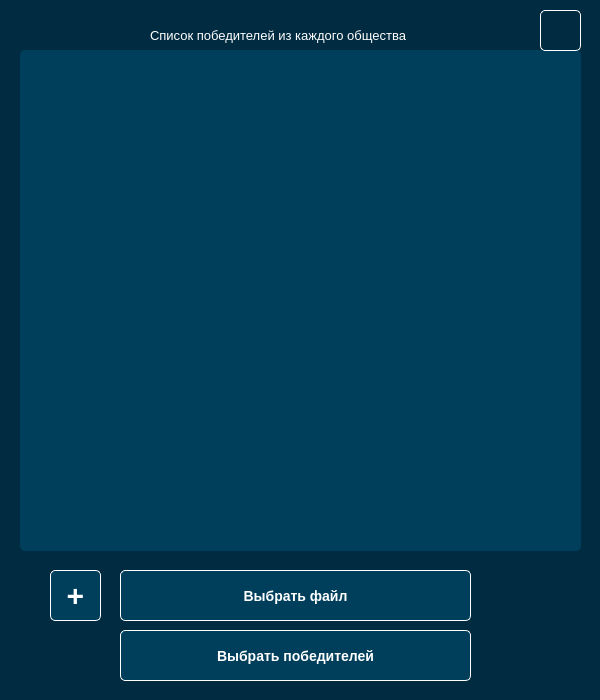
<?xml version="1.0" encoding="UTF-8"?>
<ui version="4.0">
 <class>MainWindow</class>
 <widget class="QMainWindow" name="MainWindow">
  <property name="geometry">
   <rect>
    <x>0</x>
    <y>0</y>
    <width>600</width>
    <height>700</height>
   </rect>
  </property>
  <property name="sizePolicy">
   <sizepolicy hsizetype="Preferred" vsizetype="Preferred">
    <horstretch>0</horstretch>
    <verstretch>0</verstretch>
   </sizepolicy>
  </property>
  <property name="minimumSize">
   <size>
    <width>0</width>
    <height>0</height>
   </size>
  </property>
  <property name="palette">
   <palette>
    <active>
     <colorrole role="WindowText">
      <brush brushstyle="SolidPattern">
       <color alpha="255">
        <red>255</red>
        <green>255</green>
        <blue>255</blue>
       </color>
      </brush>
     </colorrole>
     <colorrole role="Button">
      <brush brushstyle="SolidPattern">
       <color alpha="255">
        <red>0</red>
        <green>43</green>
        <blue>64</blue>
       </color>
      </brush>
     </colorrole>
     <colorrole role="Light">
      <brush brushstyle="SolidPattern">
       <color alpha="255">
        <red>0</red>
        <green>64</green>
        <blue>96</blue>
       </color>
      </brush>
     </colorrole>
     <colorrole role="Midlight">
      <brush brushstyle="SolidPattern">
       <color alpha="255">
        <red>0</red>
        <green>53</green>
        <blue>80</blue>
       </color>
      </brush>
     </colorrole>
     <colorrole role="Dark">
      <brush brushstyle="SolidPattern">
       <color alpha="255">
        <red>0</red>
        <green>21</green>
        <blue>32</blue>
       </color>
      </brush>
     </colorrole>
     <colorrole role="Mid">
      <brush brushstyle="SolidPattern">
       <color alpha="255">
        <red>0</red>
        <green>28</green>
        <blue>42</blue>
       </color>
      </brush>
     </colorrole>
     <colorrole role="Text">
      <brush brushstyle="SolidPattern">
       <color alpha="255">
        <red>255</red>
        <green>255</green>
        <blue>255</blue>
       </color>
      </brush>
     </colorrole>
     <colorrole role="BrightText">
      <brush brushstyle="SolidPattern">
       <color alpha="255">
        <red>0</red>
        <green>0</green>
        <blue>0</blue>
       </color>
      </brush>
     </colorrole>
     <colorrole role="ButtonText">
      <brush brushstyle="SolidPattern">
       <color alpha="255">
        <red>0</red>
        <green>0</green>
        <blue>0</blue>
       </color>
      </brush>
     </colorrole>
     <colorrole role="Base">
      <brush brushstyle="SolidPattern">
       <color alpha="255">
        <red>0</red>
        <green>0</green>
        <blue>0</blue>
       </color>
      </brush>
     </colorrole>
     <colorrole role="Window">
      <brush brushstyle="SolidPattern">
       <color alpha="255">
        <red>0</red>
        <green>43</green>
        <blue>64</blue>
       </color>
      </brush>
     </colorrole>
     <colorrole role="Shadow">
      <brush brushstyle="SolidPattern">
       <color alpha="255">
        <red>0</red>
        <green>0</green>
        <blue>0</blue>
       </color>
      </brush>
     </colorrole>
     <colorrole role="AlternateBase">
      <brush brushstyle="SolidPattern">
       <color alpha="255">
        <red>0</red>
        <green>21</green>
        <blue>32</blue>
       </color>
      </brush>
     </colorrole>
     <colorrole role="ToolTipBase">
      <brush brushstyle="SolidPattern">
       <color alpha="255">
        <red>255</red>
        <green>255</green>
        <blue>220</blue>
       </color>
      </brush>
     </colorrole>
     <colorrole role="ToolTipText">
      <brush brushstyle="SolidPattern">
       <color alpha="255">
        <red>0</red>
        <green>0</green>
        <blue>0</blue>
       </color>
      </brush>
     </colorrole>
    </active>
    <inactive>
     <colorrole role="WindowText">
      <brush brushstyle="SolidPattern">
       <color alpha="255">
        <red>255</red>
        <green>255</green>
        <blue>255</blue>
       </color>
      </brush>
     </colorrole>
     <colorrole role="Button">
      <brush brushstyle="SolidPattern">
       <color alpha="255">
        <red>0</red>
        <green>43</green>
        <blue>64</blue>
       </color>
      </brush>
     </colorrole>
     <colorrole role="Light">
      <brush brushstyle="SolidPattern">
       <color alpha="255">
        <red>0</red>
        <green>64</green>
        <blue>96</blue>
       </color>
      </brush>
     </colorrole>
     <colorrole role="Midlight">
      <brush brushstyle="SolidPattern">
       <color alpha="255">
        <red>0</red>
        <green>53</green>
        <blue>80</blue>
       </color>
      </brush>
     </colorrole>
     <colorrole role="Dark">
      <brush brushstyle="SolidPattern">
       <color alpha="255">
        <red>0</red>
        <green>21</green>
        <blue>32</blue>
       </color>
      </brush>
     </colorrole>
     <colorrole role="Mid">
      <brush brushstyle="SolidPattern">
       <color alpha="255">
        <red>0</red>
        <green>28</green>
        <blue>42</blue>
       </color>
      </brush>
     </colorrole>
     <colorrole role="Text">
      <brush brushstyle="SolidPattern">
       <color alpha="255">
        <red>255</red>
        <green>255</green>
        <blue>255</blue>
       </color>
      </brush>
     </colorrole>
     <colorrole role="BrightText">
      <brush brushstyle="SolidPattern">
       <color alpha="255">
        <red>0</red>
        <green>0</green>
        <blue>0</blue>
       </color>
      </brush>
     </colorrole>
     <colorrole role="ButtonText">
      <brush brushstyle="SolidPattern">
       <color alpha="255">
        <red>0</red>
        <green>0</green>
        <blue>0</blue>
       </color>
      </brush>
     </colorrole>
     <colorrole role="Base">
      <brush brushstyle="SolidPattern">
       <color alpha="255">
        <red>0</red>
        <green>0</green>
        <blue>0</blue>
       </color>
      </brush>
     </colorrole>
     <colorrole role="Window">
      <brush brushstyle="SolidPattern">
       <color alpha="255">
        <red>0</red>
        <green>43</green>
        <blue>64</blue>
       </color>
      </brush>
     </colorrole>
     <colorrole role="Shadow">
      <brush brushstyle="SolidPattern">
       <color alpha="255">
        <red>0</red>
        <green>0</green>
        <blue>0</blue>
       </color>
      </brush>
     </colorrole>
     <colorrole role="AlternateBase">
      <brush brushstyle="SolidPattern">
       <color alpha="255">
        <red>0</red>
        <green>21</green>
        <blue>32</blue>
       </color>
      </brush>
     </colorrole>
     <colorrole role="ToolTipBase">
      <brush brushstyle="SolidPattern">
       <color alpha="255">
        <red>255</red>
        <green>255</green>
        <blue>220</blue>
       </color>
      </brush>
     </colorrole>
     <colorrole role="ToolTipText">
      <brush brushstyle="SolidPattern">
       <color alpha="255">
        <red>0</red>
        <green>0</green>
        <blue>0</blue>
       </color>
      </brush>
     </colorrole>
    </inactive>
    <disabled>
     <colorrole role="WindowText">
      <brush brushstyle="SolidPattern">
       <color alpha="255">
        <red>0</red>
        <green>21</green>
        <blue>32</blue>
       </color>
      </brush>
     </colorrole>
     <colorrole role="Button">
      <brush brushstyle="SolidPattern">
       <color alpha="255">
        <red>0</red>
        <green>43</green>
        <blue>64</blue>
       </color>
      </brush>
     </colorrole>
     <colorrole role="Light">
      <brush brushstyle="SolidPattern">
       <color alpha="255">
        <red>0</red>
        <green>64</green>
        <blue>96</blue>
       </color>
      </brush>
     </colorrole>
     <colorrole role="Midlight">
      <brush brushstyle="SolidPattern">
       <color alpha="255">
        <red>0</red>
        <green>53</green>
        <blue>80</blue>
       </color>
      </brush>
     </colorrole>
     <colorrole role="Dark">
      <brush brushstyle="SolidPattern">
       <color alpha="255">
        <red>0</red>
        <green>21</green>
        <blue>32</blue>
       </color>
      </brush>
     </colorrole>
     <colorrole role="Mid">
      <brush brushstyle="SolidPattern">
       <color alpha="255">
        <red>0</red>
        <green>28</green>
        <blue>42</blue>
       </color>
      </brush>
     </colorrole>
     <colorrole role="Text">
      <brush brushstyle="SolidPattern">
       <color alpha="255">
        <red>0</red>
        <green>21</green>
        <blue>32</blue>
       </color>
      </brush>
     </colorrole>
     <colorrole role="BrightText">
      <brush brushstyle="SolidPattern">
       <color alpha="255">
        <red>0</red>
        <green>0</green>
        <blue>0</blue>
       </color>
      </brush>
     </colorrole>
     <colorrole role="ButtonText">
      <brush brushstyle="SolidPattern">
       <color alpha="255">
        <red>0</red>
        <green>21</green>
        <blue>32</blue>
       </color>
      </brush>
     </colorrole>
     <colorrole role="Base">
      <brush brushstyle="SolidPattern">
       <color alpha="255">
        <red>0</red>
        <green>43</green>
        <blue>64</blue>
       </color>
      </brush>
     </colorrole>
     <colorrole role="Window">
      <brush brushstyle="SolidPattern">
       <color alpha="255">
        <red>0</red>
        <green>43</green>
        <blue>64</blue>
       </color>
      </brush>
     </colorrole>
     <colorrole role="Shadow">
      <brush brushstyle="SolidPattern">
       <color alpha="255">
        <red>0</red>
        <green>0</green>
        <blue>0</blue>
       </color>
      </brush>
     </colorrole>
     <colorrole role="AlternateBase">
      <brush brushstyle="SolidPattern">
       <color alpha="255">
        <red>0</red>
        <green>43</green>
        <blue>64</blue>
       </color>
      </brush>
     </colorrole>
     <colorrole role="ToolTipBase">
      <brush brushstyle="SolidPattern">
       <color alpha="255">
        <red>255</red>
        <green>255</green>
        <blue>220</blue>
       </color>
      </brush>
     </colorrole>
     <colorrole role="ToolTipText">
      <brush brushstyle="SolidPattern">
       <color alpha="255">
        <red>0</red>
        <green>0</green>
        <blue>0</blue>
       </color>
      </brush>
     </colorrole>
    </disabled>
   </palette>
  </property>
  <property name="font">
   <font>
    <pointsize>14</pointsize>
   </font>
  </property>
  <property name="windowTitle">
   <string>Winners</string>
  </property>
  <property name="animated">
   <bool>true</bool>
  </property>
  <property name="tabShape">
   <enum>QTabWidget::Rounded</enum>
  </property>
  <property name="dockNestingEnabled">
   <bool>false</bool>
  </property>
  <property name="dockOptions">
   <set>QMainWindow::AllowTabbedDocks|QMainWindow::AnimatedDocks</set>
  </property>
  <property name="unifiedTitleAndToolBarOnMac">
   <bool>false</bool>
  </property>
  <widget class="QWidget" name="centralwidget">
   <widget class="QTableWidget" name="tableWidget">
    <property name="geometry">
     <rect>
      <x>20</x>
      <y>50</y>
      <width>561</width>
      <height>501</height>
     </rect>
    </property>
    <property name="palette">
     <palette>
      <active>
       <colorrole role="WindowText">
        <brush brushstyle="SolidPattern">
         <color alpha="255">
          <red>255</red>
          <green>255</green>
          <blue>255</blue>
         </color>
        </brush>
       </colorrole>
       <colorrole role="Button">
        <brush brushstyle="SolidPattern">
         <color alpha="255">
          <red>0</red>
          <green>63</green>
          <blue>92</blue>
         </color>
        </brush>
       </colorrole>
       <colorrole role="Light">
        <brush brushstyle="SolidPattern">
         <color alpha="255">
          <red>0</red>
          <green>94</green>
          <blue>138</blue>
         </color>
        </brush>
       </colorrole>
       <colorrole role="Midlight">
        <brush brushstyle="SolidPattern">
         <color alpha="255">
          <red>0</red>
          <green>78</green>
          <blue>115</blue>
         </color>
        </brush>
       </colorrole>
       <colorrole role="Dark">
        <brush brushstyle="SolidPattern">
         <color alpha="255">
          <red>0</red>
          <green>31</green>
          <blue>46</blue>
         </color>
        </brush>
       </colorrole>
       <colorrole role="Mid">
        <brush brushstyle="SolidPattern">
         <color alpha="255">
          <red>0</red>
          <green>42</green>
          <blue>61</blue>
         </color>
        </brush>
       </colorrole>
       <colorrole role="Text">
        <brush brushstyle="SolidPattern">
         <color alpha="255">
          <red>255</red>
          <green>255</green>
          <blue>255</blue>
         </color>
        </brush>
       </colorrole>
       <colorrole role="BrightText">
        <brush brushstyle="SolidPattern">
         <color alpha="255">
          <red>255</red>
          <green>255</green>
          <blue>255</blue>
         </color>
        </brush>
       </colorrole>
       <colorrole role="ButtonText">
        <brush brushstyle="SolidPattern">
         <color alpha="255">
          <red>255</red>
          <green>255</green>
          <blue>255</blue>
         </color>
        </brush>
       </colorrole>
       <colorrole role="Base">
        <brush brushstyle="SolidPattern">
         <color alpha="255">
          <red>0</red>
          <green>63</green>
          <blue>92</blue>
         </color>
        </brush>
       </colorrole>
       <colorrole role="Window">
        <brush brushstyle="SolidPattern">
         <color alpha="255">
          <red>0</red>
          <green>63</green>
          <blue>92</blue>
         </color>
        </brush>
       </colorrole>
       <colorrole role="Shadow">
        <brush brushstyle="SolidPattern">
         <color alpha="255">
          <red>0</red>
          <green>0</green>
          <blue>0</blue>
         </color>
        </brush>
       </colorrole>
       <colorrole role="AlternateBase">
        <brush brushstyle="SolidPattern">
         <color alpha="255">
          <red>0</red>
          <green>31</green>
          <blue>46</blue>
         </color>
        </brush>
       </colorrole>
       <colorrole role="ToolTipBase">
        <brush brushstyle="SolidPattern">
         <color alpha="255">
          <red>255</red>
          <green>255</green>
          <blue>220</blue>
         </color>
        </brush>
       </colorrole>
       <colorrole role="ToolTipText">
        <brush brushstyle="SolidPattern">
         <color alpha="255">
          <red>0</red>
          <green>0</green>
          <blue>0</blue>
         </color>
        </brush>
       </colorrole>
      </active>
      <inactive>
       <colorrole role="WindowText">
        <brush brushstyle="SolidPattern">
         <color alpha="255">
          <red>255</red>
          <green>255</green>
          <blue>255</blue>
         </color>
        </brush>
       </colorrole>
       <colorrole role="Button">
        <brush brushstyle="SolidPattern">
         <color alpha="255">
          <red>0</red>
          <green>63</green>
          <blue>92</blue>
         </color>
        </brush>
       </colorrole>
       <colorrole role="Light">
        <brush brushstyle="SolidPattern">
         <color alpha="255">
          <red>0</red>
          <green>94</green>
          <blue>138</blue>
         </color>
        </brush>
       </colorrole>
       <colorrole role="Midlight">
        <brush brushstyle="SolidPattern">
         <color alpha="255">
          <red>0</red>
          <green>78</green>
          <blue>115</blue>
         </color>
        </brush>
       </colorrole>
       <colorrole role="Dark">
        <brush brushstyle="SolidPattern">
         <color alpha="255">
          <red>0</red>
          <green>31</green>
          <blue>46</blue>
         </color>
        </brush>
       </colorrole>
       <colorrole role="Mid">
        <brush brushstyle="SolidPattern">
         <color alpha="255">
          <red>0</red>
          <green>42</green>
          <blue>61</blue>
         </color>
        </brush>
       </colorrole>
       <colorrole role="Text">
        <brush brushstyle="SolidPattern">
         <color alpha="255">
          <red>255</red>
          <green>255</green>
          <blue>255</blue>
         </color>
        </brush>
       </colorrole>
       <colorrole role="BrightText">
        <brush brushstyle="SolidPattern">
         <color alpha="255">
          <red>255</red>
          <green>255</green>
          <blue>255</blue>
         </color>
        </brush>
       </colorrole>
       <colorrole role="ButtonText">
        <brush brushstyle="SolidPattern">
         <color alpha="255">
          <red>255</red>
          <green>255</green>
          <blue>255</blue>
         </color>
        </brush>
       </colorrole>
       <colorrole role="Base">
        <brush brushstyle="SolidPattern">
         <color alpha="255">
          <red>0</red>
          <green>63</green>
          <blue>92</blue>
         </color>
        </brush>
       </colorrole>
       <colorrole role="Window">
        <brush brushstyle="SolidPattern">
         <color alpha="255">
          <red>0</red>
          <green>63</green>
          <blue>92</blue>
         </color>
        </brush>
       </colorrole>
       <colorrole role="Shadow">
        <brush brushstyle="SolidPattern">
         <color alpha="255">
          <red>0</red>
          <green>0</green>
          <blue>0</blue>
         </color>
        </brush>
       </colorrole>
       <colorrole role="AlternateBase">
        <brush brushstyle="SolidPattern">
         <color alpha="255">
          <red>0</red>
          <green>31</green>
          <blue>46</blue>
         </color>
        </brush>
       </colorrole>
       <colorrole role="ToolTipBase">
        <brush brushstyle="SolidPattern">
         <color alpha="255">
          <red>255</red>
          <green>255</green>
          <blue>220</blue>
         </color>
        </brush>
       </colorrole>
       <colorrole role="ToolTipText">
        <brush brushstyle="SolidPattern">
         <color alpha="255">
          <red>0</red>
          <green>0</green>
          <blue>0</blue>
         </color>
        </brush>
       </colorrole>
      </inactive>
      <disabled>
       <colorrole role="WindowText">
        <brush brushstyle="SolidPattern">
         <color alpha="255">
          <red>255</red>
          <green>255</green>
          <blue>255</blue>
         </color>
        </brush>
       </colorrole>
       <colorrole role="Button">
        <brush brushstyle="SolidPattern">
         <color alpha="255">
          <red>170</red>
          <green>170</green>
          <blue>127</blue>
         </color>
        </brush>
       </colorrole>
       <colorrole role="Light">
        <brush brushstyle="SolidPattern">
         <color alpha="255">
          <red>0</red>
          <green>94</green>
          <blue>138</blue>
         </color>
        </brush>
       </colorrole>
       <colorrole role="Midlight">
        <brush brushstyle="SolidPattern">
         <color alpha="255">
          <red>0</red>
          <green>78</green>
          <blue>115</blue>
         </color>
        </brush>
       </colorrole>
       <colorrole role="Dark">
        <brush brushstyle="SolidPattern">
         <color alpha="255">
          <red>0</red>
          <green>31</green>
          <blue>46</blue>
         </color>
        </brush>
       </colorrole>
       <colorrole role="Mid">
        <brush brushstyle="SolidPattern">
         <color alpha="255">
          <red>0</red>
          <green>42</green>
          <blue>61</blue>
         </color>
        </brush>
       </colorrole>
       <colorrole role="Text">
        <brush brushstyle="SolidPattern">
         <color alpha="255">
          <red>255</red>
          <green>255</green>
          <blue>255</blue>
         </color>
        </brush>
       </colorrole>
       <colorrole role="BrightText">
        <brush brushstyle="SolidPattern">
         <color alpha="255">
          <red>255</red>
          <green>255</green>
          <blue>255</blue>
         </color>
        </brush>
       </colorrole>
       <colorrole role="ButtonText">
        <brush brushstyle="SolidPattern">
         <color alpha="255">
          <red>255</red>
          <green>255</green>
          <blue>255</blue>
         </color>
        </brush>
       </colorrole>
       <colorrole role="Base">
        <brush brushstyle="SolidPattern">
         <color alpha="255">
          <red>170</red>
          <green>170</green>
          <blue>127</blue>
         </color>
        </brush>
       </colorrole>
       <colorrole role="Window">
        <brush brushstyle="SolidPattern">
         <color alpha="255">
          <red>170</red>
          <green>170</green>
          <blue>127</blue>
         </color>
        </brush>
       </colorrole>
       <colorrole role="Shadow">
        <brush brushstyle="SolidPattern">
         <color alpha="255">
          <red>0</red>
          <green>0</green>
          <blue>0</blue>
         </color>
        </brush>
       </colorrole>
       <colorrole role="AlternateBase">
        <brush brushstyle="SolidPattern">
         <color alpha="255">
          <red>0</red>
          <green>63</green>
          <blue>92</blue>
         </color>
        </brush>
       </colorrole>
       <colorrole role="ToolTipBase">
        <brush brushstyle="SolidPattern">
         <color alpha="255">
          <red>255</red>
          <green>255</green>
          <blue>220</blue>
         </color>
        </brush>
       </colorrole>
       <colorrole role="ToolTipText">
        <brush brushstyle="SolidPattern">
         <color alpha="255">
          <red>0</red>
          <green>0</green>
          <blue>0</blue>
         </color>
        </brush>
       </colorrole>
      </disabled>
     </palette>
    </property>
    <property name="styleSheet">
     <string notr="true">QTableWidget:pressed {
    background-color: qlineargradient(spread:pad, x1:0, y1:0, x2:0, y2:1,   stop:0 rgba(60, 186, 162, 255), stop:1 rgba(98, 211, 162, 255))
}
QTableWidget {
     background-color: #003f5c;
     border-radius: 5px; color: white; font: bold 14px;
}

QTableWidget:disabled {
    background-color: rgb(170, 170, 127)
}</string>
    </property>
   </widget>
   <widget class="QPushButton" name="pushButton">
    <property name="geometry">
     <rect>
      <x>120</x>
      <y>570</y>
      <width>351</width>
      <height>51</height>
     </rect>
    </property>
    <property name="palette">
     <palette>
      <active>
       <colorrole role="WindowText">
        <brush brushstyle="SolidPattern">
         <color alpha="255">
          <red>255</red>
          <green>255</green>
          <blue>255</blue>
         </color>
        </brush>
       </colorrole>
       <colorrole role="Button">
        <brush brushstyle="SolidPattern">
         <color alpha="255">
          <red>0</red>
          <green>63</green>
          <blue>92</blue>
         </color>
        </brush>
       </colorrole>
       <colorrole role="Light">
        <brush brushstyle="SolidPattern">
         <color alpha="255">
          <red>40</red>
          <green>188</green>
          <blue>255</blue>
         </color>
        </brush>
       </colorrole>
       <colorrole role="Midlight">
        <brush brushstyle="SolidPattern">
         <color alpha="255">
          <red>20</red>
          <green>161</green>
          <blue>226</blue>
         </color>
        </brush>
       </colorrole>
       <colorrole role="Dark">
        <brush brushstyle="SolidPattern">
         <color alpha="255">
          <red>0</red>
          <green>67</green>
          <blue>98</blue>
         </color>
        </brush>
       </colorrole>
       <colorrole role="Mid">
        <brush brushstyle="SolidPattern">
         <color alpha="255">
          <red>0</red>
          <green>90</green>
          <blue>131</blue>
         </color>
        </brush>
       </colorrole>
       <colorrole role="Text">
        <brush brushstyle="SolidPattern">
         <color alpha="255">
          <red>255</red>
          <green>255</green>
          <blue>255</blue>
         </color>
        </brush>
       </colorrole>
       <colorrole role="BrightText">
        <brush brushstyle="SolidPattern">
         <color alpha="255">
          <red>0</red>
          <green>0</green>
          <blue>0</blue>
         </color>
        </brush>
       </colorrole>
       <colorrole role="ButtonText">
        <brush brushstyle="SolidPattern">
         <color alpha="255">
          <red>255</red>
          <green>255</green>
          <blue>255</blue>
         </color>
        </brush>
       </colorrole>
       <colorrole role="Base">
        <brush brushstyle="SolidPattern">
         <color alpha="255">
          <red>0</red>
          <green>63</green>
          <blue>92</blue>
         </color>
        </brush>
       </colorrole>
       <colorrole role="Window">
        <brush brushstyle="SolidPattern">
         <color alpha="255">
          <red>0</red>
          <green>63</green>
          <blue>92</blue>
         </color>
        </brush>
       </colorrole>
       <colorrole role="Shadow">
        <brush brushstyle="SolidPattern">
         <color alpha="255">
          <red>0</red>
          <green>0</green>
          <blue>0</blue>
         </color>
        </brush>
       </colorrole>
       <colorrole role="AlternateBase">
        <brush brushstyle="SolidPattern">
         <color alpha="255">
          <red>127</red>
          <green>195</green>
          <blue>226</blue>
         </color>
        </brush>
       </colorrole>
       <colorrole role="ToolTipBase">
        <brush brushstyle="SolidPattern">
         <color alpha="255">
          <red>255</red>
          <green>255</green>
          <blue>220</blue>
         </color>
        </brush>
       </colorrole>
       <colorrole role="ToolTipText">
        <brush brushstyle="SolidPattern">
         <color alpha="255">
          <red>0</red>
          <green>0</green>
          <blue>0</blue>
         </color>
        </brush>
       </colorrole>
      </active>
      <inactive>
       <colorrole role="WindowText">
        <brush brushstyle="SolidPattern">
         <color alpha="255">
          <red>255</red>
          <green>255</green>
          <blue>255</blue>
         </color>
        </brush>
       </colorrole>
       <colorrole role="Button">
        <brush brushstyle="SolidPattern">
         <color alpha="255">
          <red>0</red>
          <green>63</green>
          <blue>92</blue>
         </color>
        </brush>
       </colorrole>
       <colorrole role="Light">
        <brush brushstyle="SolidPattern">
         <color alpha="255">
          <red>40</red>
          <green>188</green>
          <blue>255</blue>
         </color>
        </brush>
       </colorrole>
       <colorrole role="Midlight">
        <brush brushstyle="SolidPattern">
         <color alpha="255">
          <red>20</red>
          <green>161</green>
          <blue>226</blue>
         </color>
        </brush>
       </colorrole>
       <colorrole role="Dark">
        <brush brushstyle="SolidPattern">
         <color alpha="255">
          <red>0</red>
          <green>67</green>
          <blue>98</blue>
         </color>
        </brush>
       </colorrole>
       <colorrole role="Mid">
        <brush brushstyle="SolidPattern">
         <color alpha="255">
          <red>0</red>
          <green>90</green>
          <blue>131</blue>
         </color>
        </brush>
       </colorrole>
       <colorrole role="Text">
        <brush brushstyle="SolidPattern">
         <color alpha="255">
          <red>255</red>
          <green>255</green>
          <blue>255</blue>
         </color>
        </brush>
       </colorrole>
       <colorrole role="BrightText">
        <brush brushstyle="SolidPattern">
         <color alpha="255">
          <red>0</red>
          <green>0</green>
          <blue>0</blue>
         </color>
        </brush>
       </colorrole>
       <colorrole role="ButtonText">
        <brush brushstyle="SolidPattern">
         <color alpha="255">
          <red>255</red>
          <green>255</green>
          <blue>255</blue>
         </color>
        </brush>
       </colorrole>
       <colorrole role="Base">
        <brush brushstyle="SolidPattern">
         <color alpha="255">
          <red>0</red>
          <green>63</green>
          <blue>92</blue>
         </color>
        </brush>
       </colorrole>
       <colorrole role="Window">
        <brush brushstyle="SolidPattern">
         <color alpha="255">
          <red>0</red>
          <green>63</green>
          <blue>92</blue>
         </color>
        </brush>
       </colorrole>
       <colorrole role="Shadow">
        <brush brushstyle="SolidPattern">
         <color alpha="255">
          <red>0</red>
          <green>0</green>
          <blue>0</blue>
         </color>
        </brush>
       </colorrole>
       <colorrole role="AlternateBase">
        <brush brushstyle="SolidPattern">
         <color alpha="255">
          <red>127</red>
          <green>195</green>
          <blue>226</blue>
         </color>
        </brush>
       </colorrole>
       <colorrole role="ToolTipBase">
        <brush brushstyle="SolidPattern">
         <color alpha="255">
          <red>255</red>
          <green>255</green>
          <blue>220</blue>
         </color>
        </brush>
       </colorrole>
       <colorrole role="ToolTipText">
        <brush brushstyle="SolidPattern">
         <color alpha="255">
          <red>0</red>
          <green>0</green>
          <blue>0</blue>
         </color>
        </brush>
       </colorrole>
      </inactive>
      <disabled>
       <colorrole role="WindowText">
        <brush brushstyle="SolidPattern">
         <color alpha="255">
          <red>255</red>
          <green>255</green>
          <blue>255</blue>
         </color>
        </brush>
       </colorrole>
       <colorrole role="Button">
        <brush brushstyle="SolidPattern">
         <color alpha="255">
          <red>170</red>
          <green>170</green>
          <blue>127</blue>
         </color>
        </brush>
       </colorrole>
       <colorrole role="Light">
        <brush brushstyle="SolidPattern">
         <color alpha="255">
          <red>40</red>
          <green>188</green>
          <blue>255</blue>
         </color>
        </brush>
       </colorrole>
       <colorrole role="Midlight">
        <brush brushstyle="SolidPattern">
         <color alpha="255">
          <red>20</red>
          <green>161</green>
          <blue>226</blue>
         </color>
        </brush>
       </colorrole>
       <colorrole role="Dark">
        <brush brushstyle="SolidPattern">
         <color alpha="255">
          <red>0</red>
          <green>67</green>
          <blue>98</blue>
         </color>
        </brush>
       </colorrole>
       <colorrole role="Mid">
        <brush brushstyle="SolidPattern">
         <color alpha="255">
          <red>0</red>
          <green>90</green>
          <blue>131</blue>
         </color>
        </brush>
       </colorrole>
       <colorrole role="Text">
        <brush brushstyle="SolidPattern">
         <color alpha="255">
          <red>255</red>
          <green>255</green>
          <blue>255</blue>
         </color>
        </brush>
       </colorrole>
       <colorrole role="BrightText">
        <brush brushstyle="SolidPattern">
         <color alpha="255">
          <red>0</red>
          <green>0</green>
          <blue>0</blue>
         </color>
        </brush>
       </colorrole>
       <colorrole role="ButtonText">
        <brush brushstyle="SolidPattern">
         <color alpha="255">
          <red>255</red>
          <green>255</green>
          <blue>255</blue>
         </color>
        </brush>
       </colorrole>
       <colorrole role="Base">
        <brush brushstyle="SolidPattern">
         <color alpha="255">
          <red>170</red>
          <green>170</green>
          <blue>127</blue>
         </color>
        </brush>
       </colorrole>
       <colorrole role="Window">
        <brush brushstyle="SolidPattern">
         <color alpha="255">
          <red>170</red>
          <green>170</green>
          <blue>127</blue>
         </color>
        </brush>
       </colorrole>
       <colorrole role="Shadow">
        <brush brushstyle="SolidPattern">
         <color alpha="255">
          <red>0</red>
          <green>0</green>
          <blue>0</blue>
         </color>
        </brush>
       </colorrole>
       <colorrole role="AlternateBase">
        <brush brushstyle="SolidPattern">
         <color alpha="255">
          <red>0</red>
          <green>135</green>
          <blue>197</blue>
         </color>
        </brush>
       </colorrole>
       <colorrole role="ToolTipBase">
        <brush brushstyle="SolidPattern">
         <color alpha="255">
          <red>255</red>
          <green>255</green>
          <blue>220</blue>
         </color>
        </brush>
       </colorrole>
       <colorrole role="ToolTipText">
        <brush brushstyle="SolidPattern">
         <color alpha="255">
          <red>0</red>
          <green>0</green>
          <blue>0</blue>
         </color>
        </brush>
       </colorrole>
      </disabled>
     </palette>
    </property>
    <property name="styleSheet">
     <string notr="true">QPushButton:pressed {
    background-color: qlineargradient(spread:pad, x1:0, y1:0, x2:0, y2:1,   stop:0 rgba(60, 186, 162, 255), stop:1 rgba(98, 211, 162, 255))
}
QPushButton {
     background-color: #003f5c; border: 1px solid white;
     border-radius: 5px; color: white; font: bold 14px;
}

QPushButton:disabled {
    background-color: rgb(170, 170, 127)
}</string>
    </property>
    <property name="text">
     <string>Выбрать файл</string>
    </property>
   </widget>
   <widget class="QPushButton" name="pushButton_2">
    <property name="geometry">
     <rect>
      <x>120</x>
      <y>630</y>
      <width>351</width>
      <height>51</height>
     </rect>
    </property>
    <property name="styleSheet">
     <string notr="true">QPushButton:pressed {
    background-color: qlineargradient(spread:pad, x1:0, y1:0, x2:0, y2:1,   stop:0 rgba(60, 186, 162, 255), stop:1 rgba(98, 211, 162, 255))
}
QPushButton {
     background-color: #003f5c; border: 1px solid white;
     border-radius: 5px; color: white; font: bold 14px;
}

QPushButton:disabled {
    background-color: rgb(170, 170, 127)
}</string>
    </property>
    <property name="text">
     <string>Выбрать победителей</string>
    </property>
   </widget>
   <widget class="QPushButton" name="pushButton_3">
    <property name="geometry">
     <rect>
      <x>540</x>
      <y>10</y>
      <width>41</width>
      <height>41</height>
     </rect>
    </property>
    <property name="styleSheet">
     <string notr="true">QPushButton:pressed {
    background-color: qlineargradient(spread:pad, x1:0, y1:0, x2:0, y2:1,   stop:0 rgba(60, 186, 162, 255), stop:1 rgba(98, 211, 162, 255))
}
QPushButton {
     border-image:url(:/images/108.png); border: 1px solid white;
     border-radius: 5px; color: white; font: bold 14px;
}

QPushButton:disabled {
    background-color: rgb(170, 170, 127); background-image: url(url(:/images/108.png));
}
</string>
    </property>
    <property name="text">
     <string/>
    </property>
   </widget>
   <widget class="QLabel" name="label">
    <property name="geometry">
     <rect>
      <x>150</x>
      <y>10</y>
      <width>331</width>
      <height>51</height>
     </rect>
    </property>
    <property name="font">
     <font>
      <pointsize>10</pointsize>
     </font>
    </property>
    <property name="text">
     <string>Список победителей из каждого общества</string>
    </property>
   </widget>
   <widget class="QPushButton" name="pushButton_4">
    <property name="geometry">
     <rect>
      <x>50</x>
      <y>570</y>
      <width>51</width>
      <height>51</height>
     </rect>
    </property>
    <property name="font">
     <font>
      <pointsize>-1</pointsize>
      <weight>75</weight>
      <italic>false</italic>
      <bold>true</bold>
     </font>
    </property>
    <property name="styleSheet">
     <string notr="true">QPushButton:pressed {
    background-color: qlineargradient(spread:pad, x1:0, y1:0, x2:0, y2:1,   stop:0 rgba(60, 186, 162, 255), stop:1 rgba(98, 211, 162, 255))
}
QPushButton {
     background-color: #003f5c; border: 1px solid white;
     border-radius: 5px; color: white; font: bold 30px;
}

QPushButton:disabled {
    background-color: rgb(170, 170, 127)
}</string>
    </property>
    <property name="text">
     <string>+</string>
    </property>
   </widget>
  </widget>
 </widget>
 <resources>
  <include location="../../Downloads/Manea/Images.qrc"/>
 </resources>
 <connections/>
</ui>
